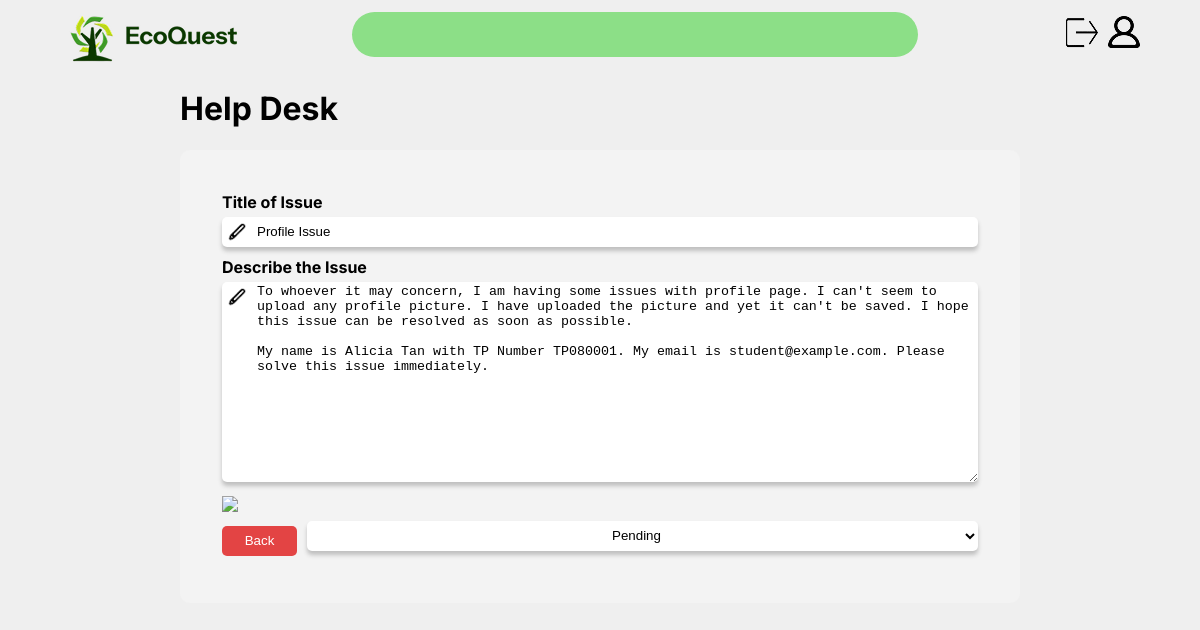
/help/viewTicket.php?ticket=1, run on the app's committed database.
### tables this page shows
CREATE TABLE IF NOT EXISTS `ticket` (
  `ticketID` int NOT NULL AUTO_INCREMENT,
  `accountID` int NOT NULL,
  `title` varchar(255) NOT NULL,
  `issue` text NOT NULL,
  `image` varchar(255) DEFAULT NULL,
  `status` varchar(20) NOT NULL,
  `timestamp` timestamp NOT NULL DEFAULT CURRENT_TIMESTAMP,
  PRIMARY KEY (`ticketID`),
  KEY `accountID` (`accountID`)
);

### help/viewTicket.php (the view, shortened to what this page needs)
<?php
    include $_SERVER['DOCUMENT_ROOT'].'/RWDD/setup/navigation.php';
    if (isset($_GET['ticket'])) {
        $ticketID = $_GET['ticket'];
        $sql = "SELECT * FROM ticket WHERE ticketID = '$ticketID';";
        $statement = mysqli_query($connect, $sql);
        $ticket = mysqli_fetch_array($statement);
    }
?>
<!DOCTYPE html>
<html lang="en">
<head>
    <link rel="stylesheet" href="/RWDD/css/layout.css" />
    <link rel="stylesheet" href="/RWDD/css/form.css" />
    <link rel="stylesheet" href="/RWDD/help/ticketForm.css" />
</head>
<body>
    <h1>Help Desk</h1>
    <form id="wrapper" method="post">
        <div class="text">
            <label>Title of Issue</label><br />
            <input type="text" name="title" value="<?= $ticket['title'] ?>" readonly /><br />
        </div>
        <div class="text">
            <label>Describe the Issue</label><br />
            <textarea name="description" readonly><?= $ticket['issue'] ?></textarea>
        </div>
        <div id="proof">
            <img src="/RWDD/help/picture/<?= $ticket['image'] ?>" />
        </div>
        <div id="buttons">
            <input type="button" value="Back" onclick="window.location.href='/RWDD/help/manageTicket.php?mode=pending'"/>
            <select onchange="window.location.href='/RWDD/help/viewTicket.php?ticket=<?= $_GET['ticket'] ?>&status='+this.value">
                <option value="pending" <?php if($ticket['status'] === 'pending') { echo "selected"; } ?>>Pending</option>
            </select>
        </div>
</form>
</body>
</html>

### css/layout.css (style rules this page uses)
body { display: grid; font-family: 'Inter'; grid-template-columns: repeat(20, 1fr); background-color: #EFEFEF; margin: 0; }

### css/form.css (style rules this page uses)
label { font-weight: bold; text-align: left; }
input[type=text], input[type=password], input[type=email], input[type=tel], input[type=number], textarea { width: 100%; border: none; border-radius: 5px; box-shadow: 0 4px 4px #BFBFBF; height: 30px; padding-left: 35px; margin: 5px 0 10px 0; outline: none; box-sizing: border-box; }
input[type=submit], input[type=button], button, input[type=reset] { cursor: pointer; height: 30px; border: none; border-radius: 5px; margin: 10px 0px 5px 0px; cursor: pointer; }
input::placeholder { color: #808080; }
.text input, .text textarea { background: url('icon/text.png') no-repeat; background-size: 20px 20px; background-position: 5px center; background-color: white; }
.text textarea { background-position: 5px 5px; }
select { width: 100%; text-align: center; border: none; border-radius: 5px; box-shadow: 0 4px 4px #BFBFBF; height: 30px; margin: 5px 0 10px 0; outline: none; box-sizing: border-box; background-color: white; }

### help/ticketForm.css (style rules this page uses)
input[type=button], input[type=submit] { padding: 0 3%; color: white; }
input[type=button] { background-color: #E34444; }
#wrapper { background-color: #F3F3F3; border-radius: 10px; }
#buttons { display: flex; width: 100%; justify-content: right; gap: 10px; }
.text textarea { height: 200px; }
@media only screen and (min-width: 700px) { h1 { grid-column: 4 / 18; } }
@media only screen and (min-width: 700px) { #wrapper { grid-column: 4 / 18; padding: 5%; } }

### data on the page
ticket: title "Profile Issue", description "To whoever it may concern, I am having some issues with profile page. I can't seem to upload any profile picture. I have uploaded the picture and yet it can't be saved. I hope this issue can be resolved as soon as possible. My name is Alicia Tan with TP Number TP080001. My email is student@example.com. Please solve this issue immediately.", status "Pending"
